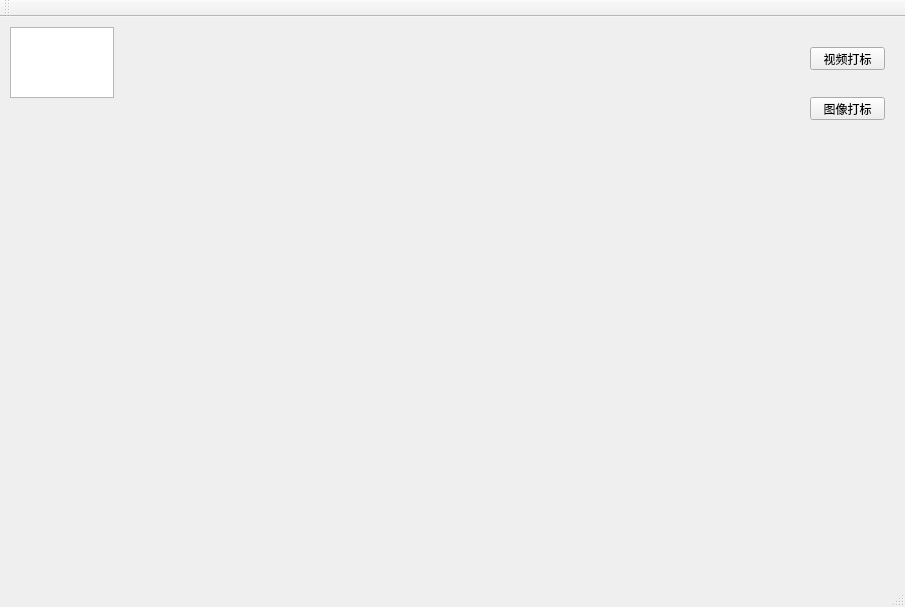
<?xml version="1.0" encoding="UTF-8"?>
<ui version="4.0">
 <class>MainWindow</class>
 <widget class="QMainWindow" name="MainWindow">
  <property name="geometry">
   <rect>
    <x>0</x>
    <y>0</y>
    <width>905</width>
    <height>607</height>
   </rect>
  </property>
  <property name="windowTitle">
   <string>MainWindow</string>
  </property>
  <widget class="QWidget" name="centralWidget">
   <widget class="QPushButton" name="pushButton">
    <property name="geometry">
     <rect>
      <x>810</x>
      <y>30</y>
      <width>75</width>
      <height>23</height>
     </rect>
    </property>
    <property name="text">
     <string>视频打标</string>
    </property>
   </widget>
   <widget class="QTextEdit" name="textEdit">
    <property name="geometry">
     <rect>
      <x>10</x>
      <y>10</y>
      <width>104</width>
      <height>71</height>
     </rect>
    </property>
   </widget>
   <widget class="QPushButton" name="pushButton_2">
    <property name="geometry">
     <rect>
      <x>810</x>
      <y>80</y>
      <width>75</width>
      <height>23</height>
     </rect>
    </property>
    <property name="text">
     <string>图像打标</string>
    </property>
   </widget>
  </widget>
  <widget class="QMenuBar" name="menuBar">
   <property name="geometry">
    <rect>
     <x>0</x>
     <y>0</y>
     <width>905</width>
     <height>23</height>
    </rect>
   </property>
  </widget>
  <widget class="QToolBar" name="mainToolBar">
   <attribute name="toolBarArea">
    <enum>TopToolBarArea</enum>
   </attribute>
   <attribute name="toolBarBreak">
    <bool>false</bool>
   </attribute>
  </widget>
  <widget class="QStatusBar" name="statusBar"/>
 </widget>
 <layoutdefault spacing="6" margin="11"/>
 <resources/>
 <connections/>
</ui>
